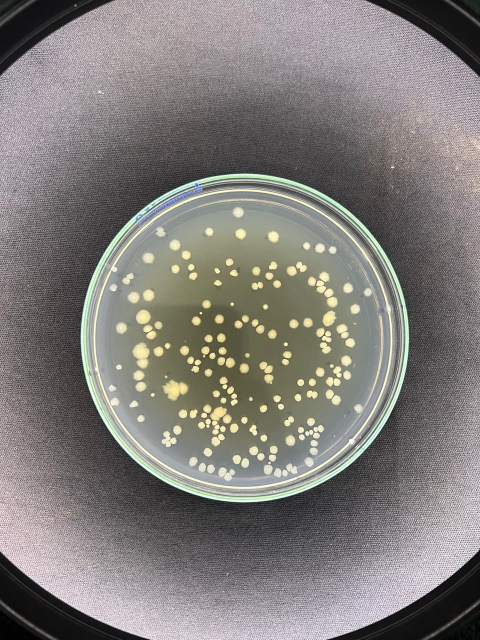
#> input picture data/test2.jpeg, 960 x 1280 px (shown at 1/2 size)
$ python teste.py
#> lines starting #> are read from the running program, lines starting #| are printed output that depends on the picture; after the words box and inside, x2 and y2 are one past the last pixel; in counts of white or black regions, pixels touching at a corner belong together
import cv2

img = cv2.imread('./data/test2.jpeg')
#> img is the input picture: shape (1280, 960, 3); mean B, G, R 123, 126.1, 129.6

RSZ_COEF = 0.2

# 1. Converte para HSV
hsv = cv2.cvtColor(img, cv2.COLOR_BGR2HSV)
#> hsv: shape (1280, 960, 3); mean H, S, V 104.4, 20, 131.1
s_channel = hsv[:, :, 1]  # Canal de Saturação (cor pura)
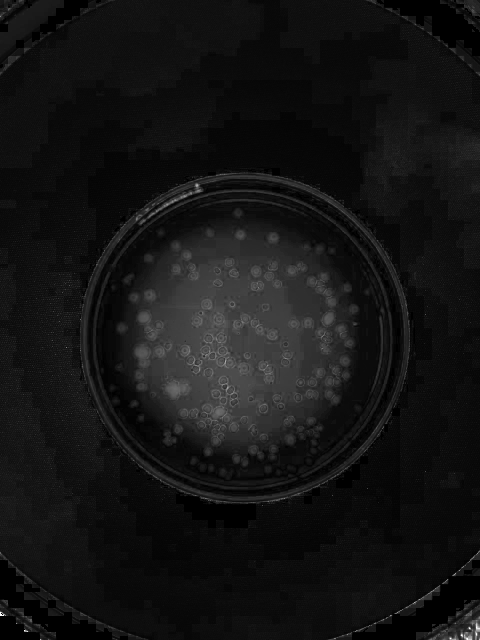
#> s_channel: shape (1280, 960) (shown at 1/2 size); min 0, max 255, mean 20
v_channel = hsv[:, :, 2]  # Canal de Brilho
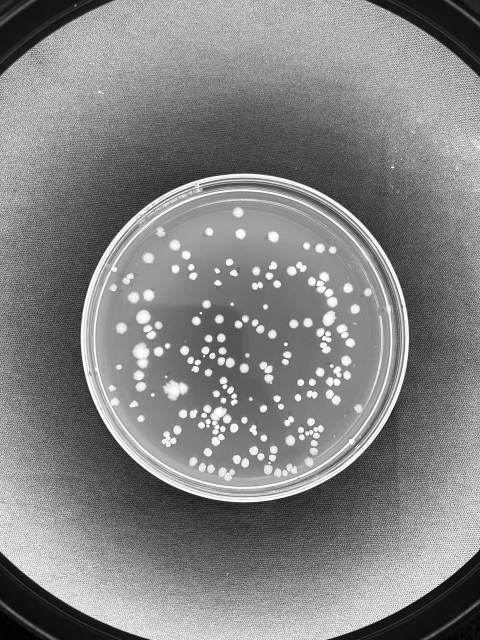
#> v_channel: shape (1280, 960) (shown at 1/2 size); min 0, max 255, mean 131.1

# 2. Em vez de Otsu puro na escala de cinza, combinamos o brilho e a saturação
# A placa é mais brilhante E mais saturada que o tecido cinza/suporte preto
score_map = cv2.addWeighted(s_channel, 0.6, v_channel, 0.4, 0)
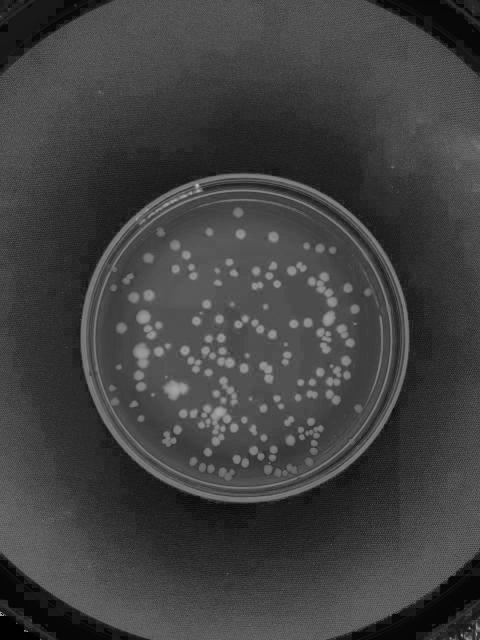
#> score_map: shape (1280, 960) (shown at 1/2 size); min 0, max 194, mean 64.5

# GaussianBlur para suavizar a textura do tecido de fundo
blurred = cv2.GaussianBlur(score_map, (15, 15), 0)

# Threshold adaptativo ou fixo no score_map
_, thresh = cv2.threshold(blurred, 50, 255, cv2.THRESH_BINARY)
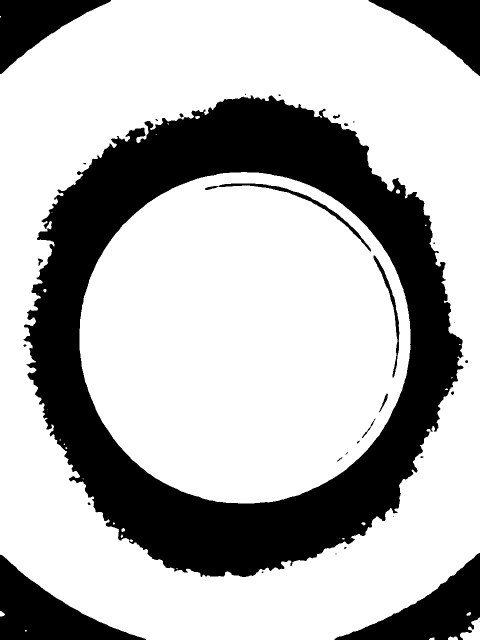
#> thresh: shape (1280, 960) (shown at 1/2 size); 70.8% white; 33 black regions (15 under 20 px), largest, box (x1, y1, x2, y2) and area: (47, 191, 927, 1154) 283285, (0, 1109, 292, 1280) 20894, (669, 1106, 960, 1280) 20227

# 3. Limpeza morfológica para preencher o interior da placa
kernel = cv2.getStructuringElement(cv2.MORPH_ELLIPSE, (21, 21))
thresh = cv2.morphologyEx(thresh, cv2.MORPH_CLOSE, kernel)
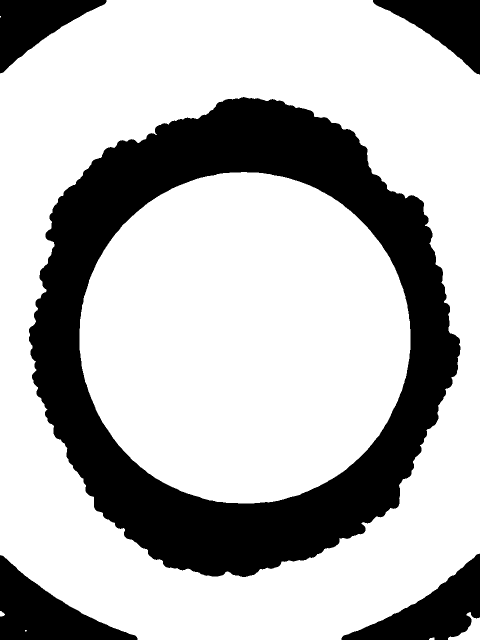
#> thresh: shape (1280, 960) (shown at 1/2 size); 71.9% white; 5 black regions, box (x1, y1, x2, y2) and area: (58, 194, 921, 1154) 274720, (0, 1110, 275, 1280) 20805, (683, 1107, 960, 1280) 19816, (746, 0, 960, 149) 15077, (0, 0, 213, 147) 14795

cv2.imshow('test', cv2.resize(thresh, None, fx=0.5, fy=0.5, interpolation=cv2.INTER_NEAREST))
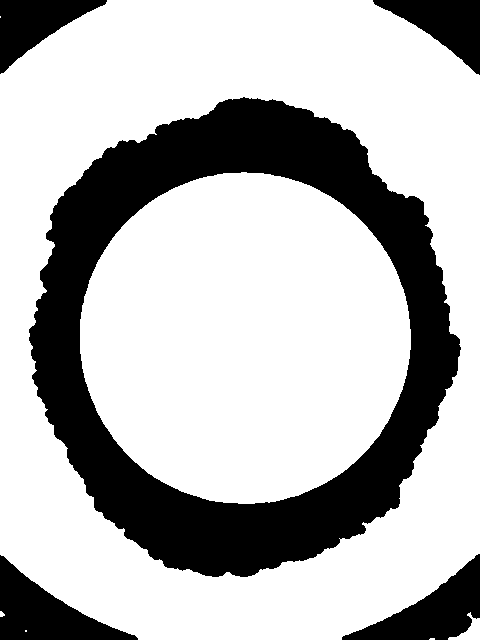
#> window 'test': shape (640, 480); 71.9% white; 5 black regions, box (x1, y1, x2, y2) and area: (29, 97, 461, 577) 68679, (0, 555, 138, 640) 5188, (342, 554, 480, 640) 4915, (373, 0, 480, 75) 3778, (0, 0, 107, 74) 3741

cv2.waitKey(0)

$ run again, with data/test4.jpeg copied over data/test2.jpeg
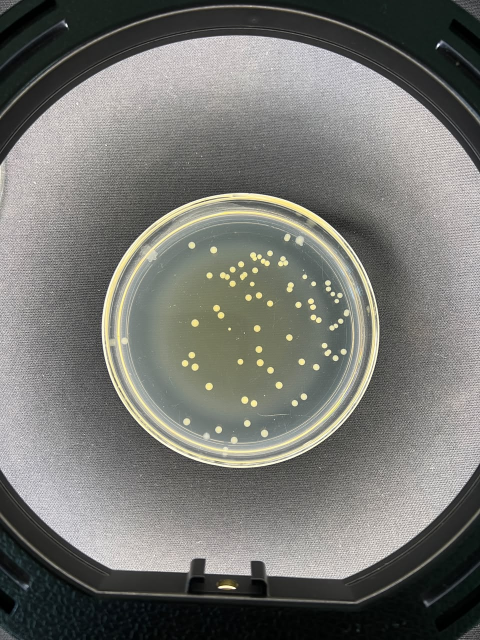
#> input picture data/test4.jpeg, 960 x 1280 px (shown at 1/2 size)
#> img is the input picture: shape (1280, 960, 3); mean B, G, R 113.2, 117.8, 117.3
#> hsv: shape (1280, 960, 3); mean H, S, V 46.6, 24.5, 119.4
#> `_, thresh = cv2.threshold(blurred, 50, 255, cv2.THRESH_BINARY)`:
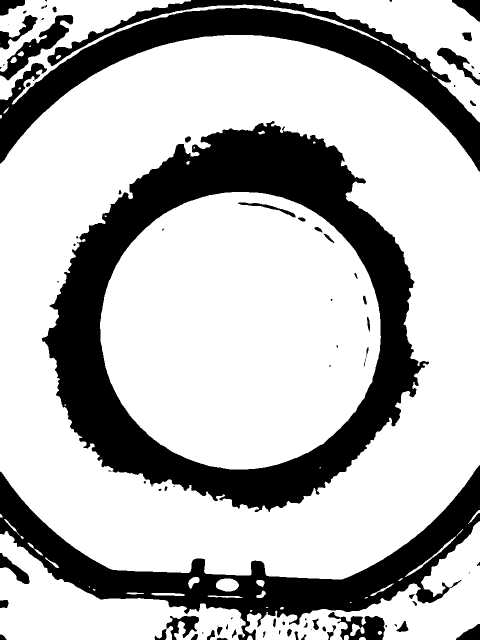
#> thresh: shape (1280, 960) (shown at 1/2 size); 71.7% white; 82 black regions (27 under 20 px), largest, box (x1, y1, x2, y2) and area: (84, 242, 858, 1024) 175733, (0, 930, 960, 1280) 75058, (0, 0, 960, 343) 74856
#> `cv2.imshow('test', cv2.resize(thresh, None, fx=0.5, fy=0.5, interpolat..`:
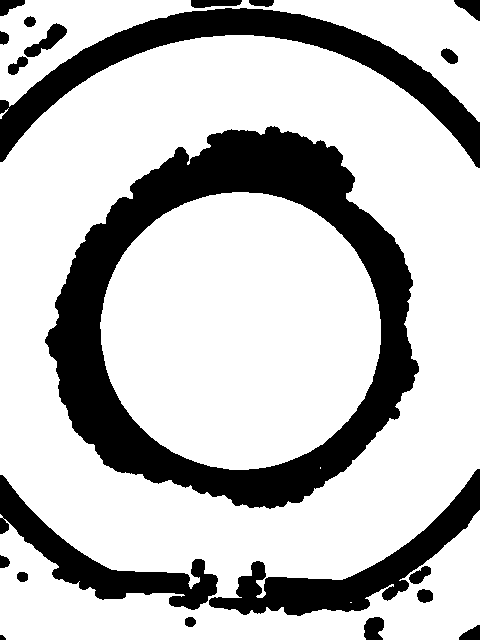
#> window 'test': shape (640, 480); 74.7% white; 21 black regions, largest, box (x1, y1, x2, y2) and area: (45, 126, 419, 509) 42772, (0, 8, 480, 168) 15349, (209, 469, 480, 616) 9046

$ run again, with data/test.jpg copied over data/test2.jpeg
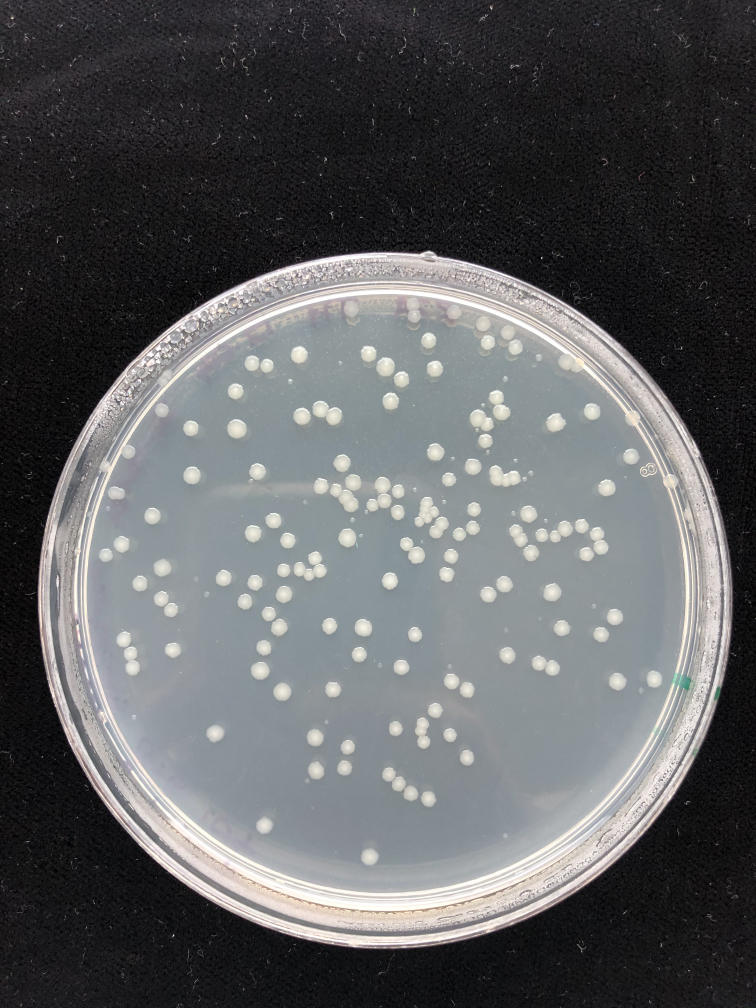
#> input picture data/test.jpg, 3024 x 4032 px (shown at 1/4 size)
#> img is the input picture: shape (4032, 3024, 3); mean B, G, R 96.2, 94.6, 93.3
#> hsv: shape (4032, 3024, 3); mean H, S, V 93.1, 20.5, 97.9
#> `score_map = cv2.addWeighted(s_channel, 0.6, v_channel, 0.4, 0)`:
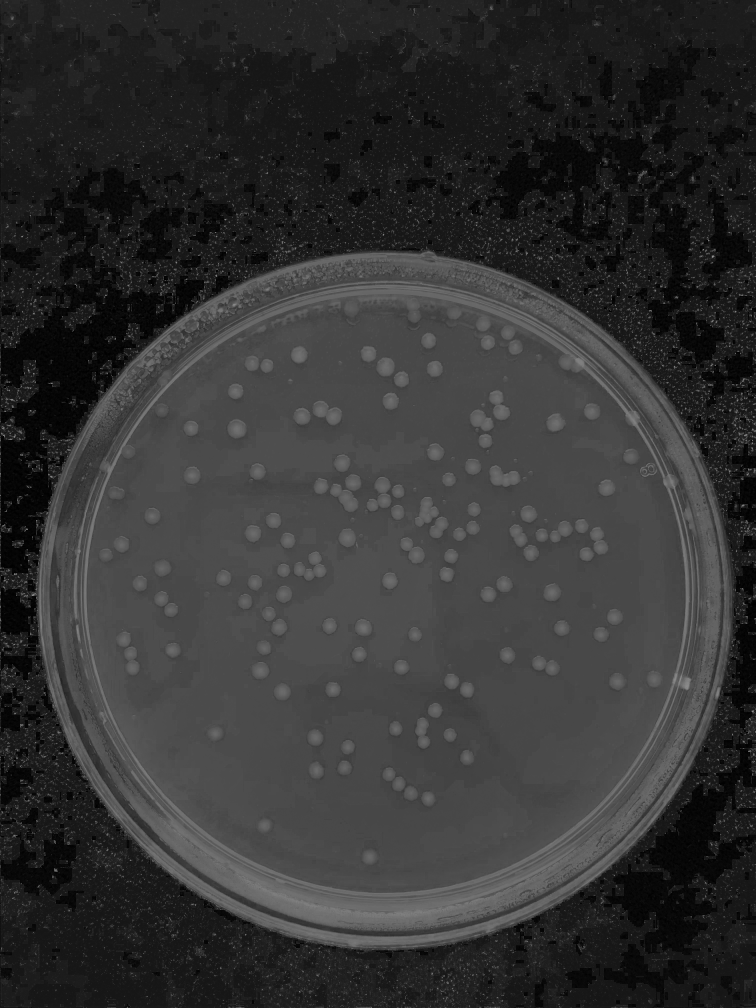
#> score_map: shape (4032, 3024) (shown at 1/4 size); min 0, max 160, mean 51.5
#> `thresh = cv2.morphologyEx(thresh, cv2.MORPH_CLOSE, kernel)`:
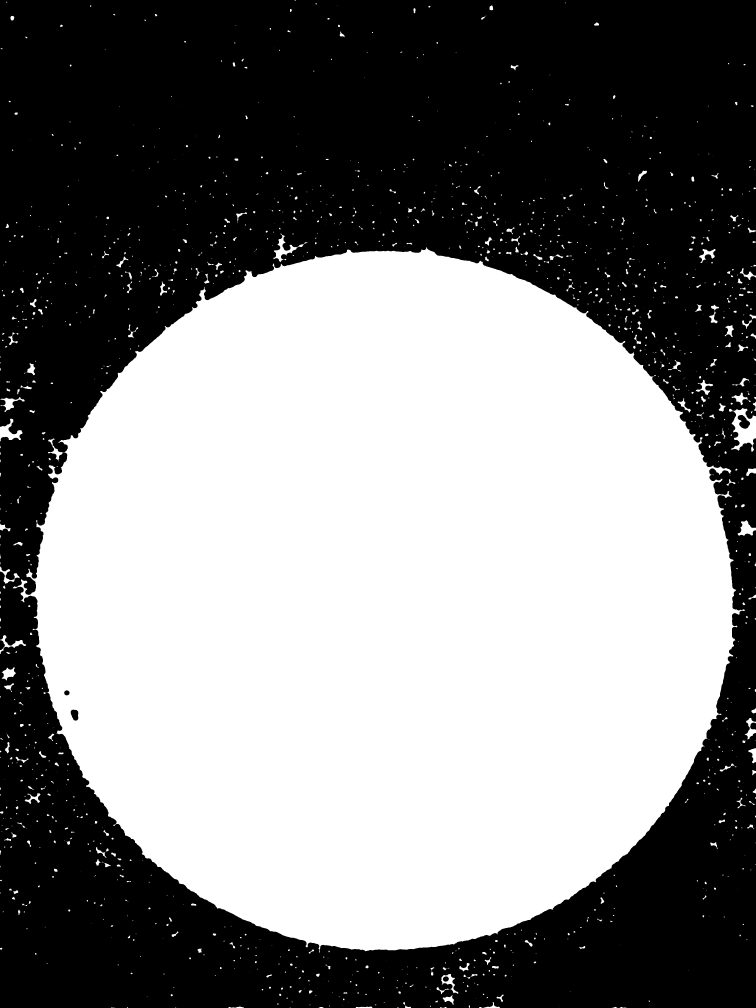
#> thresh: shape (4032, 3024) (shown at 1/4 size); 51.2% white; 7 black regions, largest, box (x1, y1, x2, y2) and area: (0, 0, 3024, 4032) 5950555, (2951, 1659, 3000, 1715) 1676, (283, 2838, 313, 2883) 1041
